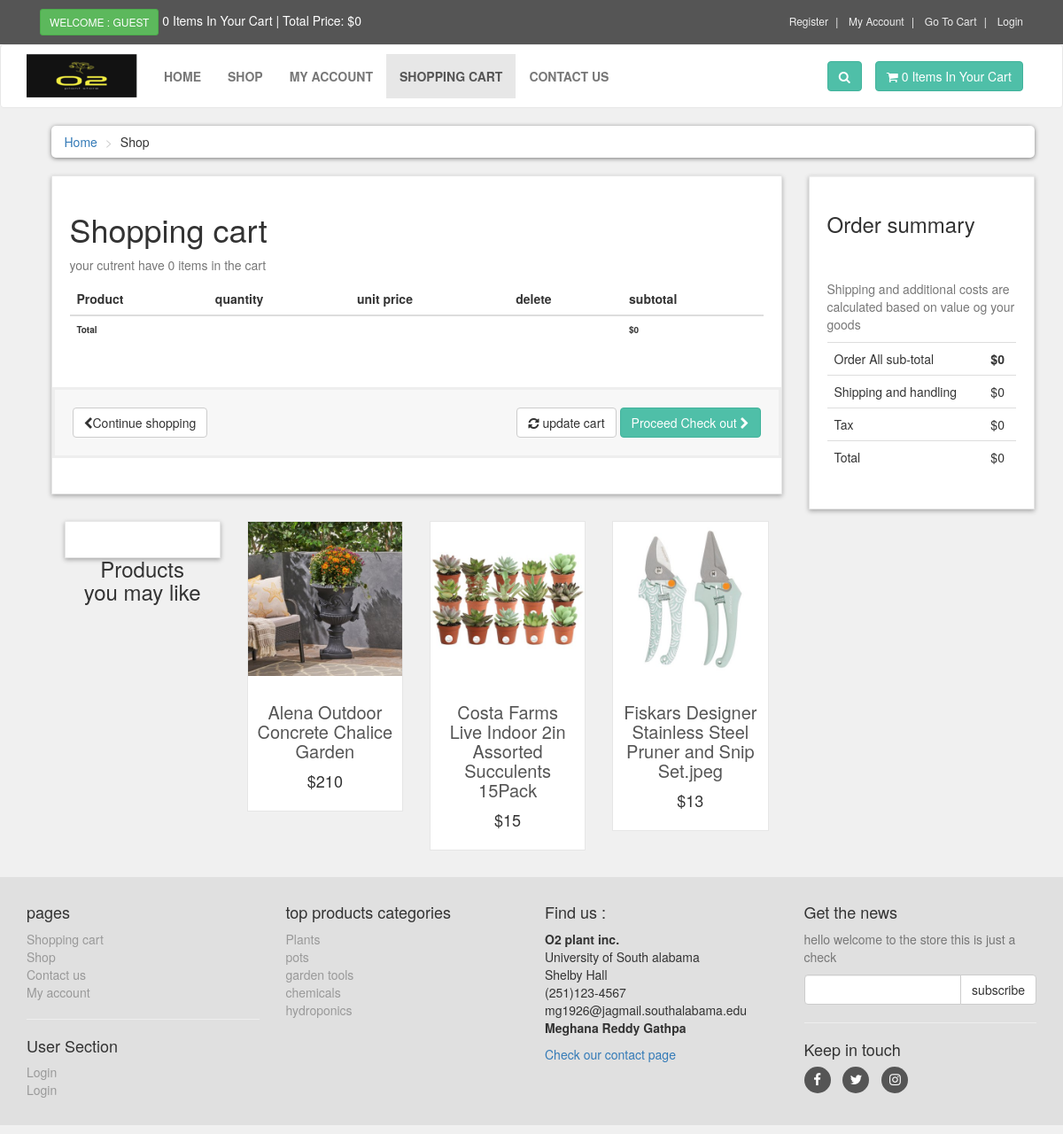
Page /plant_store/cart.php on the committed database.
### tables this page shows
CREATE TABLE `products` (
  `product_id` int(10) NOT NULL,
  `p_cat_id` varchar(10) NOT NULL,
  `cat_id` varchar(10) NOT NULL,
  `date` timestamp NOT NULL DEFAULT current_timestamp() ON UPDATE current_timestamp(),
  `product_title` text NOT NULL,
  `product_img1` text NOT NULL,
  `product_img2` text NOT NULL,
  `product_img3` text NOT NULL,
  `product_price` int(10) NOT NULL,
  `product_keywords` text NOT NULL,
  `product_desc` text NOT NULL
);

CREATE TABLE `product_categories` (
  `p_cat_id` int(10) NOT NULL,
  `p_cat_title` text NOT NULL,
  `p_cat_desc` text NOT NULL
);

### plant_store/cart.php (the view, shortened to what this page needs)
<?php
include("includes/header.php");
?>
   <div id="content">
       <div class="container">
           <div class="col-md-12">
               <ul class="breadcrumb">
                   <li><a href="index.php">Home</a></li>
                   <li>Shop</li>
               </ul>
           </div>
           <div id="cart" class="col-md-9">
               <div class="box">
                   <form action="cart.php" method="post" enctype="multipart/form-data">
                       <h1>Shopping cart</h1>
                       <?php
                       $ip_add = getRealIpuser();
                       $select_cart = "select * from cart where ip_add='$ip_add'";
                       $run_cart = mysqli_query($con,$select_cart);
                       $count = mysqli_num_rows($run_cart);
                       ?>
                       <p class="text-muted">your cutrent have <?php echo $count; ?> items in the cart</p>
                       <div class= "table-responsive">
                           <table class="table">
                               <thead>
                                   <tr>
                                       <th colspan="2">Product</th>
                                       <th>quantity</th>
                                       <th>unit price</th>
                                       <th colspan="1">delete</th>
                                       <th colspan="2">subtotal</th>
                                   </tr>
                               </thead>
                                  <?php
                                   $total = 0;
                                   ?>
                               <tfoot>
                                   <tr>
                                       <th colspan="5">Total</th>
                                       <th colspan="2">                                          $<?php echo $total; ?>
                                       </th>
                                   </tr>
                               </tfoot>
                           </table>
                       </div>
                       <div class="box-footer">
                           <div class="pull-left">
                               <a href="index.php" class="btn btn-default">
                                   <i class="fa fa-chevron-left"></i>Continue shopping
                               </a>
                           </div>
                           <div class="pull-right">
                               <button type="submit" name="update" value="Update cart"class="btn btn-default">
                                   <i class="fa fa-refresh"></i> update cart
                               </button>
                               <a href="checkout.php" class="btn btn-primary">
                                   Proceed Check out <i class="fa fa-chevron-right"></i>
                               </a>
                           </div>
                       </div>
                   </form>
               </div>
                <div id="row same-height-row">
                   <div class="col-md-3 col-sm-6">
                       <div class="box same-height headline">
                           <h3 class="text-center">Products you may like</h3>
                       </div>
                   </div>
                   <?php
                    $get_products = "select * from products order by rand() LIMIT 0,3";
                    $run_products = mysqli_query($con, $get_products);
                    while($row_products=mysqli_fetch_array($run_products)){
                        $pro_id = $row_products['product_id'];
                        $pro_title = $row_products['product_title'];
                        $pro_price = $row_products['product_price'];
                        $pro_img1= $row_products['product_img1'];
                        echo"
                   <div class='col-md-3 col-sm-6 center-responsive'>
                       <div class='product same-height'>
                       <a href='details.php?pro_id=$pro_id' >
                       <img class='img-responsive' src='admin_area/product_images/$pro_img1' alt='product6'>
                       </a>
                       <div class='text'>
                           <h3><a href='details.php?pro_id=$pro_id'> $pro_title</a></h3>
                           <p class='price'>$$pro_price</p>
                       </div>
                       </div>
                   </div>
                        ";
                    }
                    ?>
               </div>
           </div>
           <div class="col-md-3">
               <div id="order-summary" class="box">
                   <div class="box-header">
                       <h3>Order summary</h3>
                   </div>
                   <p class="text-muted">
                       Shipping and additional costs are calculated based on value og your goods
                   </p>
                   <div class="table-responsive">
                       <table class="table">
                           <tbody>
                               <tr>
                                   <td>Order All sub-total </td>
                                   <th>$<?php echo $total; ?></th>
                               </tr>
                               <tr>
                                   <td>Shipping and handling</td>
                                   <td>$0</td>
                               </tr>
                               <tr>
                                   <td> Tax</td>
                                   <td>$0</td>
                               </tr>
                               <tr class="total">
                                   <td> Total</td>
                                   <td>$<?php echo $total; ?></td>
                               </tr>
                           </tbody>
                       </table>
                   </div>
               </div>
           </div>
          </div>
   </div>
  <?php
    include("includes/footer.php");
    ?>
</body>
</html>

### plant_store/includes/footer.php (shortened to what this page needs)
<div id="footer">
    <div class="container">
        <div class="row">
            <div class="col-sm-6 col-md-3">
                <h4>pages</h4>
                   <ul>
                    <li><a href="cart.php">Shopping cart</a></li>
                    <li><a href="contact.php">Shop</a></li>
                    <li><a href="shop.php">Contact us</a></li>
                    <li><a href="customer/my_account.php">My account</a></li>
                </ul>
                <hr>
                <h4> User Section</h4>
                <ul>
                       <?php
                           if(!isset($_SESSION['customer_email'])){
                               echo"<a href='checkout.php'> Login </a>";
                           }else{
                             echo"<a href='my_account.php?my_orders'>My Account </a>";
                           }
                           ?>
                            <li>
                            <?php
                           if(!isset($_SESSION['customer_email'])){
                               echo"<a href='checkout.php'> Login </a>";
                           }else{
                             echo"<a href='my_account.php?edit_account'>edit Account </a>";
                           }
                           ?>  </li>
                 </ul>
          </div>
          <div class="com-sm-6 col-md-3">
              <h4>top products categories</h4>
              <ul>
                  <?php
                  $get_p_cats = "select * from product_categories";
                  $run_p_cats = mysqli_query($con,$get_p_cats);
                  while($row_p_cats=mysqli_fetch_array($run_p_cats)){
                      $p_cat_id = $row_p_cats['p_cat_id'];                                           $p_cat_title = $row_p_cats['p_cat_title'];
                      echo"
                      <li>
                      <a href='../shop.php?p_cat=$p_cat_id'>
                      $p_cat_title
                      </a>
                      </li>
                      ";
                  }
                  ?>
              </ul>
          </div>
          <div class="col-sm-6 col-md-3">
              <h4>Find us : </h4>
              <p>
                  <strong>O2 plant inc.</strong>
                  <br/>University of South alabama
                  <br/>Shelby Hall
                  <br/>(251)123-4567
                  <br/>mg1926@jagmail.southalabama.edu
                  <br/><strong>Meghana Reddy Gathpa</strong>
              </p>
              <a href="../contact.php">Check our contact page</a>
          </div>
          <div class="col-sm-6 col-md-3">
              <h4>Get the news</h4>
              <p class="text-muted">
                  hello welcome to the store this is just a check
              </p>
              <form action="" method="post" name="">
                  <div class="input-group">
                      <input type="text" class="form-control" name="email">
                      <span class="input-group-btn">
                          <input type="submit" value="subscribe" class="btn btn-default">
                      </span>
                  </div>
              </form>
              <hr>
              <h4>Keep in touch</h4>
              <p class="social">
                  <a href="#" class="fa fa-facebook"></a>
                  <a href="#" class="fa fa-twitter"></a>
                  <a href="#" class="fa fa-instagram"></a>
              </p>
          </div>
        </div>
    </div>
</div>

### plant_store/styles/style.css (style rules this page uses)
body { font-size: 14px; line-height: 1.42857143; color: #333333; background: #f0f0f0; overflow-x: hidden; padding-bottom: 10px; }
.btn-primary { color: rgb(255, 255, 255); background: rgb(79, 191, 168); border-color: rgb(65, 179, 156); }
.box { background: #ffffff; margin: 0 0 30px; border : solid 1px #e6e6e6; box-sizing: border-box; padding: 20px; box-shadow: 0px 2px 5px rgba(0,0,0,.3); }
#content { padding-left: 25px; }
#content .product { background: #ffffff; border: solid 1px #e6e6e6; margin-bottom: 30px; box-sizing: border-box; }
#content .product .text { padding :10px 10px 10px; }
#content .product .text p.price { font-size: 18px; text-align: center; font-weight: 400; }
#content .product .text h3 { text-align: center; font-size: 20px; }
#content .product .text h3 a { color: rgb(85,85,85); }
.breadcrumb { padding : 8px 15px; margin-bottom:20px; background: #ffffff; border-radius: 5px; box-shadow: 0px 1px 5px rgba(0,0,0,.5); }
.breadcrumb> li + li:before { content: ">\00a0"; color:#cccccc; }
#content .headline { height:30px; }
#content #cart .table tfoot { font-size: 10px; }
.box .box-footer { background-color: #f7f7f7; margin: 30px -20px 20px; padding: 20px; border: 3px solid #eeeeee; }
.box .box-footer:before, .box .box-footer:after { content:""; display: table; }
.box .box-footer:after { clear:both; }
.box .box-header { border-color: #f7f7f7; margin: -20px -20px 20px; padding:20px; border-top: 1px solid #eeeeee; }
#footer { background: #e0e0e0; padding: 20px 0; }
#footer a { text-decoration: none; }
#footer ul { list-style: none; padding-left: 0px; }
#footer ul a { color:#999999; padding: 20px 0; text-decoration: none; }
#footer .social { text-align: left; }
#footer .social a { margin: 0px 10px 0px 0px; display: inline-block; color: #ffffff; width: 30px; height: 30px; border-radius: 15px; line-height: 30px; font-size: 15px; text-align: center; vertical-align: bottom; background: #555555; text-decoration: none; }

### rows in the picture
products: product_img1 (picture), product_title "Alena Outdoor Concrete Chalice Garden", product_price "210"
products: product_img1 (picture), product_title "Costa Farms Live Indoor 2in Assorted Succulents 15Pack", product_price "15"
products: product_img1 (picture), product_title "Fiskars Designer Stainless Steel Pruner and Snip Set.jpeg", product_price "13"
product_categories: p_cat_title "Plants"
product_categories: p_cat_title "pots"
product_categories: p_cat_title "garden tools"
product_categories: p_cat_title "chemicals"
product_categories: p_cat_title "hydroponics"

### other values in the picture
$count_items "0 0"
$total "0"
$count "0"
